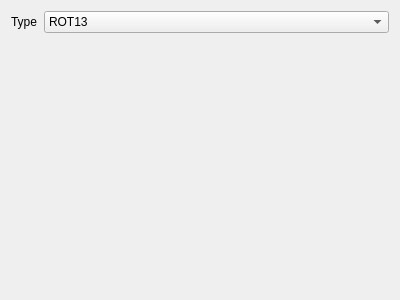
<?xml version="1.0" encoding="UTF-8"?>
<ui version="4.0">
<comment>
  * Released as open source by Gabriel Caudrelier
  *
  * Developed by Gabriel Caudrelier, gabriel dot caudrelier at gmail dot com
  *
  * https://github.com/metrodango/pip3line
  *
  * Released under AGPL see LICENSE for more information
</comment>
 <class>RotXWidget</class>
 <widget class="QWidget" name="RotXWidget">
  <property name="geometry">
   <rect>
    <x>0</x>
    <y>0</y>
    <width>400</width>
    <height>300</height>
   </rect>
  </property>
  <property name="windowTitle">
   <string>Form</string>
  </property>
  <layout class="QFormLayout" name="formLayout">
   <item row="0" column="0">
    <widget class="QLabel" name="typeLabel">
     <property name="text">
      <string>Type</string>
     </property>
    </widget>
   </item>
   <item row="0" column="1">
    <widget class="QComboBox" name="typeComboBox">
     <property name="toolTip">
      <string>Choose &quot;Cipher&quot; type</string>
     </property>
     <item>
      <property name="text">
       <string>ROT13</string>
      </property>
     </item>
     <item>
      <property name="text">
       <string>ROT5</string>
      </property>
     </item>
     <item>
      <property name="text">
       <string>ROT47</string>
      </property>
     </item>
    </widget>
   </item>
  </layout>
 </widget>
 <resources/>
 <connections/>
</ui>
